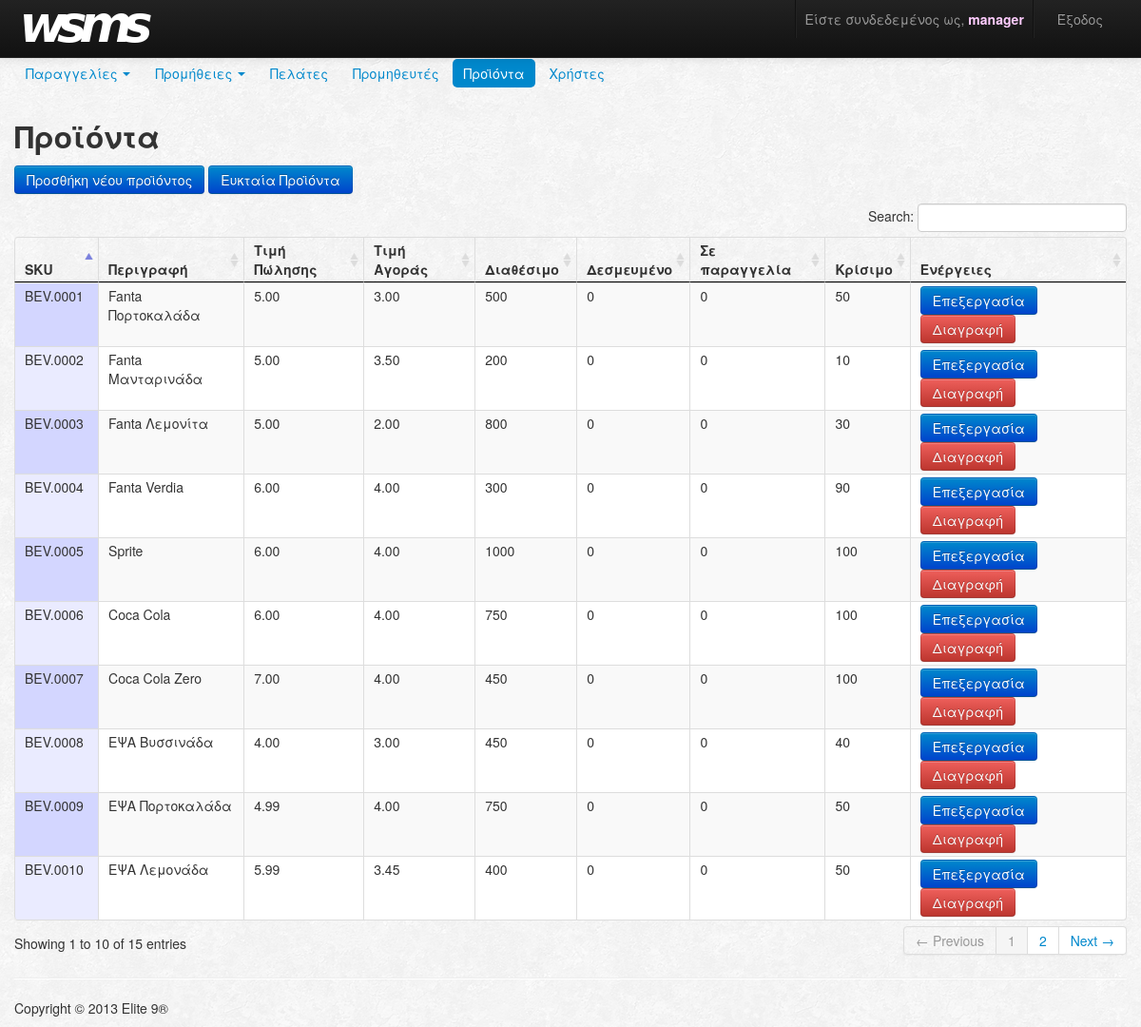
The page /product/index (signed in) on the database its author committed.
### tables this page shows
CREATE TABLE IF NOT EXISTS `product` (
  `sku` varchar(20) NOT NULL,
  `description` text NOT NULL,
  `priceSale` decimal(10,2) NOT NULL,
  `priceSupply` decimal(10,2) NOT NULL,
  `availableSum` int(11) NOT NULL,
  `reservedSum` int(11) NOT NULL,
  `orderedSum` int(11) NOT NULL,
  `criticalSum` int(11) NOT NULL,
  `version` int(11) NOT NULL DEFAULT '0',
  PRIMARY KEY (`sku`)
);

### index.php (called while the page is built, shortened)
<?php
$app = new Router();

### Models/entities/Product.php (called while the page is built, shortened)
<?php
class Product
{
    private $sku;
    private $description;
    private $priceSale;
    private $priceSupply;
    private $availableSum;
    private $reservedSum;
    private $orderedSum;
    private $criticalSum;
    public function __construct($sku,
				$description,
				$priceSale,
				$priceSupply,
				$availableSum,
				$reservedSum,
				$orderedSum,
				$criticalSum)
    {
		$this->sku = $sku;
		$this->description = $description;
		$this->priceSale = $priceSale;
		$this->priceSupply = $priceSupply;
		$this->availableSum = $availableSum;
		$this->reservedSum = $reservedSum;
		$this->orderedSum = $orderedSum;
		$this->criticalSum = $criticalSum;
    }
    public function __get($param)
    {
		switch ($param)
		{
			case "sku":
				return $this->sku;
			case "description":
				return $this->description;
			case "priceSale":
				return $this->priceSale;
			case "priceSupply":
				return $this->priceSupply;
			case "availableSum":
				return $this->availableSum;
			case "reservedSum":
				return $this->reservedSum;
			case "orderedSum":
				return $this->orderedSum;
			case "criticalSum":
				return $this->criticalSum;
		}
    }
}

### Models/ProductModel.php (called while the page is built, shortened)
<?php
require_once("entities/Product.php");
class ProductModel extends Model
{
    public static function getProducts()
    {
		$pdo = Connector::getPDO();
        try
        {
            $stmt = $pdo->prepare("SELECT * FROM product");
            $stmt->execute();
            $productsColumns = $stmt->fetchAll();
            $productObjArray = array();
            foreach ($productsColumns as $productCol)
            {
                $productObjArray[] =  new Product($productCol['sku'],
												  $productCol['description'],
												  $productCol['priceSale'],
												  $productCol['priceSupply'],
												  $productCol['availableSum'],
												  $productCol['reservedSum'],
												  $productCol['orderedSum'],
												  $productCol['criticalSum']);
            }
            return $productObjArray;
        }
        catch(PDOException $e)
        {
        	throw $e;
        }
    }
}

### Views/product/index.php (the view, shortened to what this page needs)
<?php
  require_once 'Views/navbars/navbar.php';
?>
<div class="container">
<h2>
	Προϊόντα
</h2>
<p>
  <a href="<?php echo PRODUCT . "/addproduct"; ?>"><button class="btn btn-primary" type="button" >Προσθήκη νέου προϊόντος</button></a>
  <a href="<?php echo PRODUCT . "/wishproduct_index"; ?>"><button class="btn btn-primary" type="button" >Ευκταία Προϊόντα</button></a>
</p>
<table cellpadding="0" cellspacing="0" border="0" class="table table-striped table-bordered" width="100%" id="product_table">
<thead>
<tr>
	<th><strong>SKU</strong></th>
	<th><strong>Περιγραφή</strong></th>
	<th><strong>Τιμή Πώλησης</strong></th>
	<th><strong>Τιμή Αγοράς</strong></th>
	<th><strong>Διαθέσιμο</strong></th>
	<th><strong>Δεσμευμένο</strong></th>
	<th><strong>Σε παραγγελία</strong></th>
	<th><strong>Κρίσιμο</strong></th>
	<th><strong>Ενέργειες</strong></th>
</tr>
</thead>
<tbody>
<?php
	if (!empty($data)) {
		foreach ($data as &$value) {
			echo "<tr>";
			echo "<td>" . $value->sku . "</td>";
			echo "<td>" . $value->description . "</td>";
			echo "<td>" . $value->priceSale . "</td>";
			echo "<td>" . $value->priceSupply . "</td>";
			echo "<td>" . $value->availableSum . "</td>";
			echo "<td>" . $value->reservedSum . "</td>";
			echo "<td>" . $value->orderedSum . "</td>";
			echo "<td>" . $value->criticalSum . "</td>";
			echo "<td>" . "<a href=\"" . PRODUCT . "/editproduct?sku=" . $value->sku . "\">" . "<button class=\"btn btn-primary\" type=\"button\" >Επεξεργασία</button></a>";
			echo "<a href=\"" . PRODUCT . "/deleteproduct?sku=" . $value->sku . "\">" . "<button class=\"btn btn-danger\" type=\"button\" >Διαγραφή</button></td></a>";
			echo "</tr>";
		}
	}
?>
</tbody>
</table>
</div>

### rows shown on the page
product: sku "BEV.0001", description "Fanta Πορτοκαλάδα", priceSale "5.00", priceSupply "3.00", availableSum "500", reservedSum "0", orderedSum "0", criticalSum "50"
product: sku "BEV.0002", description "Fanta Μανταρινάδα", priceSale "5.00", priceSupply "3.50", availableSum "200", reservedSum "0", orderedSum "0", criticalSum "10"
product: sku "BEV.0003", description "Fanta Λεμονίτα", priceSale "5.00", priceSupply "2.00", availableSum "800", reservedSum "0", orderedSum "0", criticalSum "30"
product: sku "BEV.0004", description "Fanta Verdia", priceSale "6.00", priceSupply "4.00", availableSum "300", reservedSum "0", orderedSum "0", criticalSum "90"
product: sku "BEV.0005", description "Sprite", priceSale "6.00", priceSupply "4.00", availableSum "1000", reservedSum "0", orderedSum "0", criticalSum "100"
product: sku "BEV.0006", description "Coca Cola", priceSale "6.00", priceSupply "4.00", availableSum "750", reservedSum "0", orderedSum "0", criticalSum "100"
product: sku "BEV.0007", description "Coca Cola Zero", priceSale "7.00", priceSupply "4.00", availableSum "450", reservedSum "0", orderedSum "0", criticalSum "100"
product: sku "BEV.0008", description "ΕΨΑ Βυσσινάδα", priceSale "4.00", priceSupply "3.00", availableSum "450", reservedSum "0", orderedSum "0", criticalSum "40"
product: sku "BEV.0009", description "ΕΨΑ Πορτοκαλάδα", priceSale "4.99", priceSupply "4.00", availableSum "750", reservedSum "0", orderedSum "0", criticalSum "50"
product: sku "BEV.0010", description "ΕΨΑ Λεμονάδα", priceSale "5.99", priceSupply "3.45", availableSum "400", reservedSum "0", orderedSum "0", criticalSum "50"

### other values the page prints
$_SESSION['username'] "manager"
